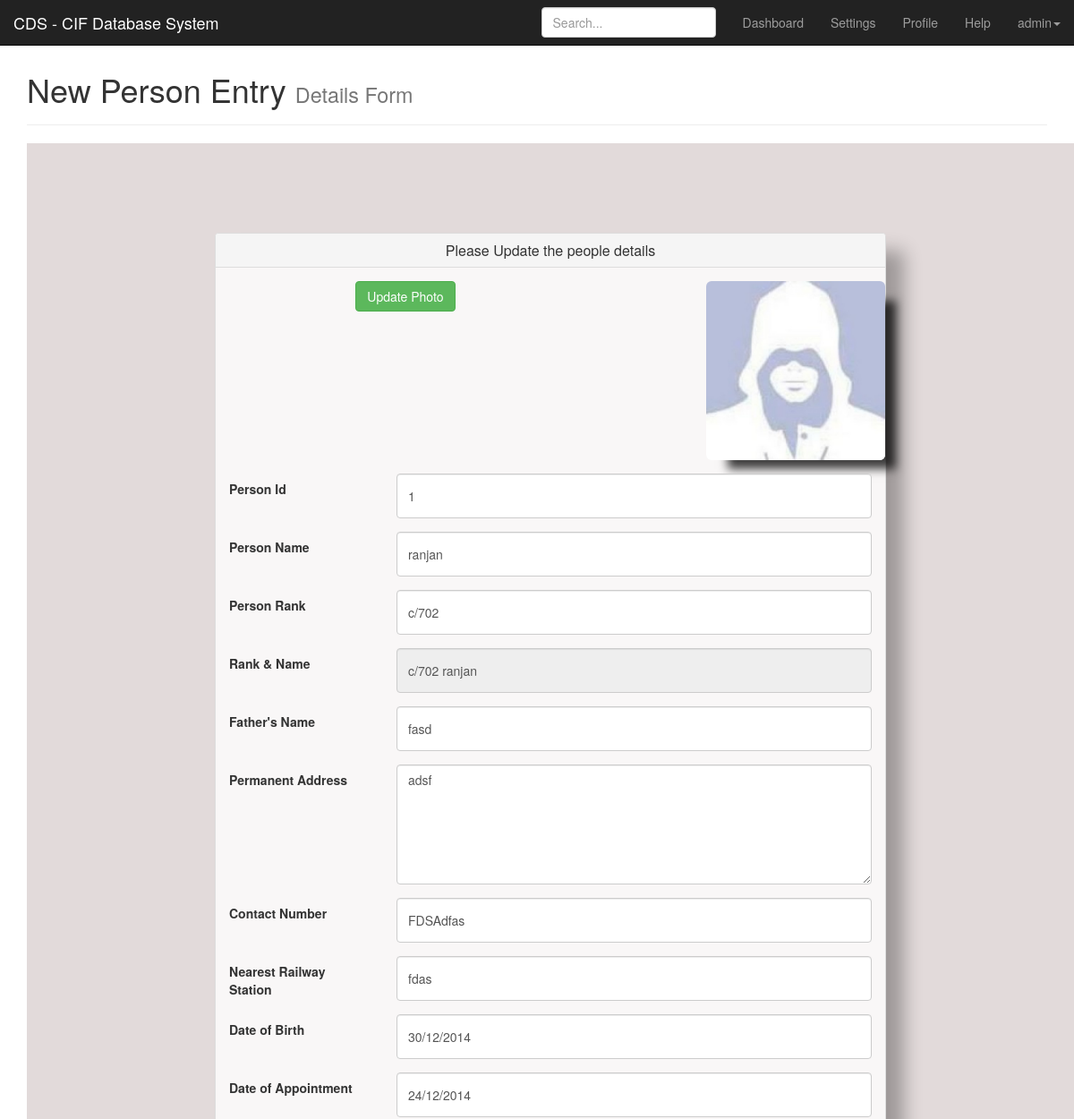
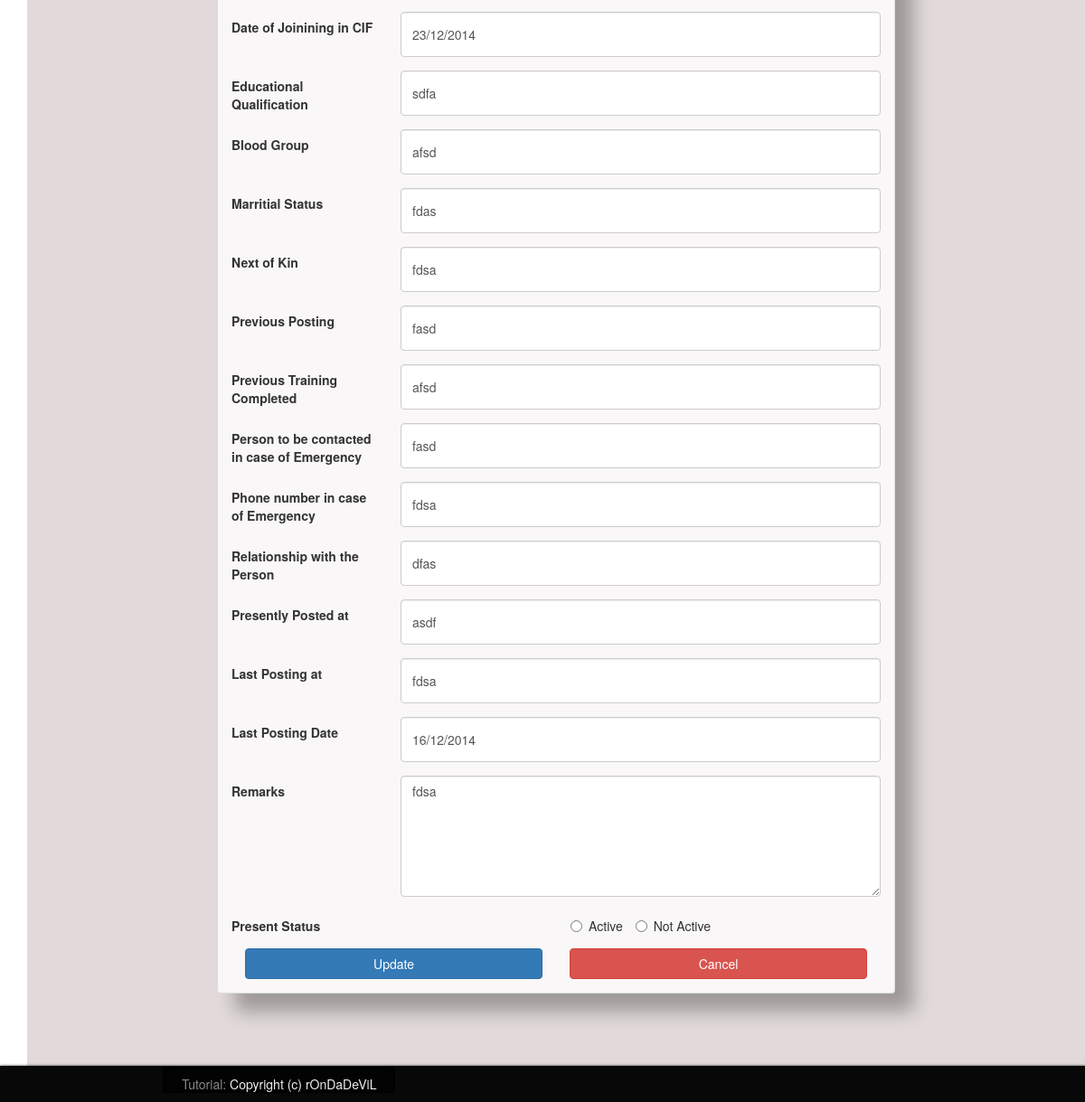
Screenshot of /update_people.php?person_id=1 (signed in) with the database file from the repository (2 pictures, top to bottom).
### tables this page shows
CREATE TABLE IF NOT EXISTS `person_details` (
  `person_id` int(11) NOT NULL,
  `person_name` varchar(255) DEFAULT NULL,
  `person_rank` varchar(255) DEFAULT NULL,
  `rank_name` varchar(200) NOT NULL,
  `father_name` varchar(255) DEFAULT NULL,
  `address` longtext,
  `contact_number` varchar(255) DEFAULT NULL,
  `nearest_RS` varchar(255) DEFAULT NULL,
  `DOB` varchar(255) DEFAULT NULL,
  `DOA` varchar(255) DEFAULT NULL,
  `date_of_joining_in_CIF` varchar(255) DEFAULT NULL,
  `educational_qualification` varchar(255) DEFAULT NULL,
  `blood_group` varchar(255) NOT NULL,
  `marritial_Status` varchar(255) DEFAULT NULL,
  `next_of_kin` varchar(255) DEFAULT NULL,
  `previous_posting` varchar(255) DEFAULT NULL,
  `previous_training_completed` longtext,
  `emergency_name` varchar(255) DEFAULT NULL,
  `emergency_number` varchar(255) DEFAULT NULL,
  `emergency_Relationship` varchar(255) DEFAULT NULL,
  `photo` varchar(255) DEFAULT NULL,
  `presently_posted_at` varchar(255) DEFAULT NULL,
  `last_posting_at` varchar(255) DEFAULT NULL,
  `last_posted_date` varchar(255) DEFAULT NULL,
  `remarks` longtext,
  `status` varchar(5) NOT NULL,
  PRIMARY KEY (`person_id`)
);

### update_people.php (the view, shortened to what this page needs)
<?php
include 'includes/overall/header.php';
include 'includes/overall/top_nav.php';
include 'includes/overall/dtcss.php';?>
<body>
<div class="container">
    <div class="page-header">
        <h1>New Person Entry <small>Details Form</small></h1>
    </div>
    <?php
    $person_id = null;
    if (!empty($_GET['person_id'])) {
        $person_id = $_REQUEST['person_id'];
    }
    if (null == $person_id) {
        header("Location: total_people.php");
    } else {
    $pdo = Database::connect();
    $sql = "SELECT * from person_details where person_id = ?";
    $q = $pdo->prepare($sql);
    $q->execute(array($person_id));
    $data = $q->fetch(PDO::FETCH_ASSOC);
    }
    ?>
    <div class="container" id="container1">
        <div class="row centered-form">
            <div class="col-xs-4 col-sm-4 col-md-8 col-sm-offset-2 col-md-offset-2">
                <div class="panel panel-default">
                    <div class="panel-heading">
                        <h3 class="panel-title text-center">Please Update the people details</h3>
                    </div>
                    <div class="panel-body">
                        <form class="form-horizontal" name="login" action="function/person_update.php" method="post">
                            <div class="form-group text-center">
                            <div class="form-group"><div class="col-sm-7"><?php  echo '<a class="btn btn-success" href="photos/code/index.php?person_id=' . $data['person_id'] . '">Update Photo</a>'; ?> </div><div class="col-sm-5">  <img src="photos/code/<?php echo $data['photo']; ?>" width="200" height="200" alt="" class="shd img-rounded pull-right" onerror="this.onerror=null;this.src='images/photo.jpg';"/></div></div>
                                <label class="col-sm-3 control-label">Person Id</label><div class="col-sm-9"> <input type="text" class="form-control heigh " placeholder="Person ID" name="person_id" value="<?php echo $data['person_id']; ?>" ></div></div>
                            <div class="form-group"><label class="col-sm-3 control-label">Person Name</label><div class="col-sm-9"><input type="text" class="form-control heigh" placeholder="Person Name" name="person_name" value="<?php echo $data['person_name']; ?>"id="p_name" required></div></div>
                            <div class="form-group"><label class="col-sm-3 control-label">Person Rank </label><div class="col-sm-9"><input type="text" class="form-control heigh autocom" placeholder="Person Rank" name="person_rank" id="p_rank" value="<?php echo $data['person_rank']; ?>"required></div></div>
                            <div class="form-group"><label class="col-sm-3 control-label">Rank & Name </label><div class="col-sm-9"><input type="text" class="form-control heigh" placeholder="Rank & Name" name="rank_name" id="rank_name" value="<?php echo $data['rank_name']; ?>"readonly></div></div>
                            <div class="form-group"><label class="col-sm-3 control-label">Father's Name</label><div class="col-sm-9"><input type="text" class="form-control heigh" placeholder="Father's Name" name="father_name" value="<?php echo $data['father_name']; ?>" required></div></div>
                            <div class="form-group"><label class="col-sm-3 control-label">Permanent Address</label><div class="col-sm-9"><textarea class="form-control  heigh" rows="6" placeholder="Permanent Address" name="address" required><?php echo $data['address']; ?></textarea></div></div>
                            <div class="form-group"><label class="col-sm-3 control-label">Contact Number </label><div class="col-sm-9"><input type="text" class="form-control heigh" placeholder="Contact Number" name="contact_number" value="<?php echo $data['contact_number']; ?>"required></div></div>
                            <div class="form-group"><label class="col-sm-3 control-label">Nearest Railway Station </label><div class="col-sm-9"><input type="text" class="form-control heigh" placeholder="Nearest Railway Station" name="nearest_RS" value="<?php echo $data['nearest_RS']; ?>" ></div></div>
                                <div id="sandbox-container">
                                    <div class="form-group"><label class="col-sm-3 control-label">Date of Birth</label><div class="col-sm-9"><input type="text" class="form-control heigh" placeholder="Date of Birth" name="DOB" value="<?php echo $data['DOB']; ?>"></div></div>
                                    <div class="form-group"><label class="col-sm-3 control-label">Date of Appointment </label><div class="col-sm-9"><input type="text" class="form-control heigh" placeholder="Date of Appointment" name="DOA" value="<?php echo $data['DOA']; ?>" ></div></div>
                                    <div class="form-group"><label class="col-sm-3 control-label">Date of Joinining in CIF</label><div class="col-sm-9"><input type="text" class="form-control heigh" placeholder="Date of Joining in CIF" name="date_of_joining_in_CIF" value="<?php echo $data['date_of_joining_in_CIF']; ?>" ></div></div>
                                </div>
                            <div class="form-group"><label class="col-sm-3 control-label">Educational Qualification </label><div class="col-sm-9"><input type="text" class="form-control heigh autocom" placeholder="Educational Qualification" name="educational_qualification" value="<?php echo $data['educational_qualification']; ?>" ></div></div>
                            <div class="form-group"><label class="col-sm-3 control-label">Blood Group </label><div class="col-sm-9"> <input type="text" class="form-control heigh" placeholder="Blood Group" name="blood_group" required value="<?php echo $data['blood_group']; ?>" ></div></div>
                            <div class="form-group"><label class="col-sm-3 control-label">Marritial Status </label><div class="col-sm-9"><input type="text" class="form-control heigh" placeholder="Marritial Status" name="marritial_Status" value="<?php echo $data['marritial_Status']; ?>"></div></div>
                            <div class="form-group"><label class="col-sm-3 control-label">Next of Kin </label><div class="col-sm-9"> <input type="text" class="form-control heigh" placeholder="Next of Kin" name="next_of_kin" value="<?php echo $data['next_of_kin']; ?>" ></div></div>
                            <div class="form-group"><label class="col-sm-3 control-label">Previous Posting </label><div class="col-sm-9"> <input type="text" class="form-control heigh autocom" placeholder="Previous Posting" name="previous_posting" value="<?php echo $data['previous_posting']; ?>"></div></div>
                            <div class="form-group"><label class="col-sm-3 control-label">Previous Training Completed </label><div class="col-sm-9">  <input type="text" class="form-control heigh" placeholder="Previous Training Completed" name="previous_training_completed" value="<?php echo $data['previous_training_completed']; ?>"></div></div>
                            <div class="form-group"><label class="col-sm-3 control-label">Person to be contacted in case of Emergency </label><div class="col-sm-9"><input type="text" class="form-control heigh" placeholder="Person to be Contacted in Emergency" name="emergency_name" value="<?php echo $data['emergency_name']; ?>"></div></div>
                            <div class="form-group"><label class="col-sm-3 control-label">Phone number in case of Emergency </label><div class="col-sm-9"><input type="text" class="form-control heigh" placeholder="Phone Number in case of emergency" name="emergency_number" value="<?php echo $data['emergency_number']; ?>"></div></div>
                            <div class="form-group"><label class="col-sm-3 control-label">Relationship with the Person </label><div class="col-sm-9"> <input type="text" class="form-control heigh" placeholder="Relationship" name="emergency_Relationship" value="<?php echo $data['emergency_Relationship']; ?>"></div></div>
                            <div class="form-group"><label class="col-sm-3 control-label">Presently Posted at </label><div class="col-sm-9"><input type="text" class="form-control heigh" placeholder="Presently Posted at" name="presently_posted_at" value="<?php echo $data['presently_posted_at']; ?>"></div></div>
                            <div class="form-group"><label class="col-sm-3 control-label">Last Posting at </label><div class="col-sm-9"><input type="text" class="form-control heigh" placeholder="Last Posting At" name="last_posting_at" value="<?php echo $data['last_posting_at']; ?>"></div></div>
                             <div id="sandbox-container">
                            <div class="form-group"><label class="col-sm-3 control-label">Last Posting Date </label><div class="col-sm-9"><input type="text" class="form-control heigh" placeholder="Last Posting Date" name="last_posted_date" value="<?php echo $data['last_posted_date']; ?>"></div></div>
                            </div>
                            <div class="form-group"><label class="col-sm-3 control-label">Remarks </label><div class="col-sm-9"> <textarea class="form-control  heigh" rows="6" placeholder="Remarks" name="remarks" ><?php echo $data['remarks']; ?></textarea></div></div>
                            <div class="form-group"><label class="col-sm-3 control-label">Present Status </label>
                                <div class="col-sm-9">
                                <label class="radio-inline">
                                <input type="radio" name="RadioOptions" value="yes"> Active
                            </label>
                            <label class="radio-inline">
                                <input type="radio" name="RadioOptions"  value="no"> Not Active
                            </label>
                                    </div>
                                </div>
                            <div class="col-xs-6 col-sm-6 col-md-6">
                                <input type="submit" value="Update" class="btn btn-primary btn-block">
                            </div>
                            <div class="col-xs-6 col-sm-6 col-md-6">
                            <input type="cancel" value="Cancel" class="btn btn-block btn-danger ">
                                </div>
                        </form>
                    </div>
                </div>
            </div>
        </div>
    </div>
</div>
<?php include 'includes/overall/footer.php'; ?>

### update_people.php (style rules this page uses)
.pull-right { float: right !important; }
.heigh { height: 50px; }
#container1 { background-color: #e2dada; }
.page-header { padding-top: 20px; }
.centered-form { margin-top: 100px; margin-bottom: 100px; }
.centered-form .panel { background: rgba(255, 255, 255, 0.8); box-shadow: rgba(0, 0, 0, 0.3) 20px 20px 20px; }
.form-group { text-align: center; }
.shd { -webkit-box-shadow: 18px 16px 10px -6px rgba(0,0,0,0.75); -moz-box-shadow: 18px 16px 10px -6px rgba(0,0,0,0.75); box-shadow: 18px 16px 10px -6px rgba(0,0,0,0.75); }
.control-label { text-align: left !important; }

### rows the page displays
person_details: person_id "1", person_name "ranjan", person_rank "c/702", rank_name "c/702 ranjan", father_name "fasd", address "adsf", contact_number "FDSAdfas", nearest_RS "fdas", DOB "30/12/2014", DOA "24/12/2014", date_of_joining_in_CIF "23/12/2014", educational_qualification "sdfa", blood_group "afsd", marritial_Status "fdas", next_of_kin "fdsa", previous_posting "fasd", previous_training_completed "afsd", emergency_name "fasd", emergency_number "fdsa", emergency_Relationship "dfas", presently_posted_at "asdf", last_posting_at "fdsa", last_posted_date "16/12/2014", remarks "fdsa"

### other values shown
$_SESSION['user'] "admin"
